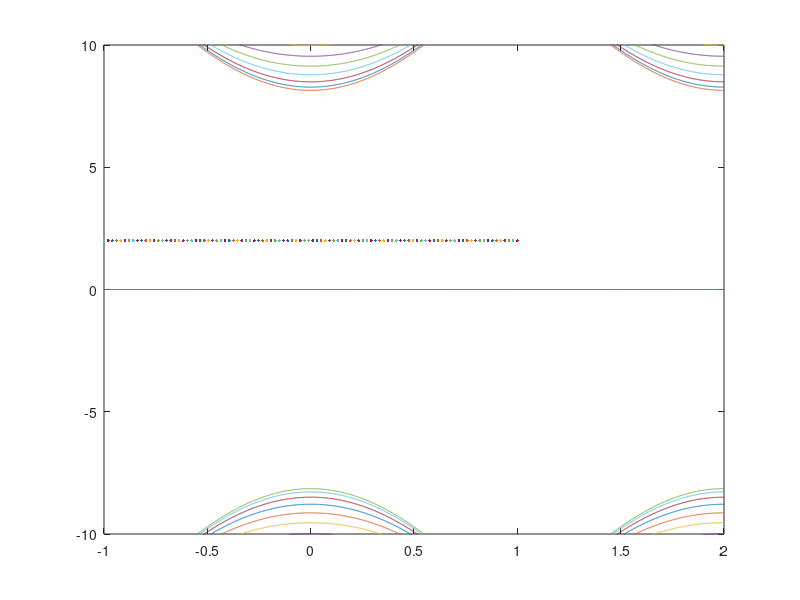

MATLAB code to generate this figure:
lattice_constant=2.46;
Hamiltonian=0;
Band_structure=0;
gamma0=-2.7;
%gamma_edge is a parameter whose value is 0~1
gamma_para_zz=[1];
gamma_perp_zz=[5];
number_of_basis=64;
number_of_kpoints=5000;
number_of_gamma=1;
k=linspace(-1,2,number_of_kpoints);


intractn_on_zz=2*cos(k*pi/2);
intractn_bt_zz=ones(number_of_kpoints);

for index_of_gamma=1:number_of_gamma;

for index_of_k=1:number_of_kpoints;
%the neareast hopping of the edge
  Hamiltonian(1,2)                                                   =gamma_para_zz(index_of_gamma)*intractn_on_zz(index_of_k);
  Hamiltonian(number_of_basis,number_of_basis-1)=gamma_para_zz(index_of_gamma)*conj(intractn_on_zz(index_of_k));
  for index_of_basis=2:number_of_basis-1;
  %the nearest hopping inside the ribbon 
     if (rem(index_of_basis,2)==0);
           Hamiltonian(index_of_basis,index_of_basis-1)=gamma_para_zz(index_of_gamma)*conj(intractn_on_zz(index_of_k));
           Hamiltonian(index_of_basis,index_of_basis+1)=gamma_perp_zz(index_of_gamma)*intractn_bt_zz(index_of_k);
     elseif (rem(index_of_basis,2)==1);
           Hamiltonian(index_of_basis,index_of_basis-1)=gamma_perp_zz(index_of_gamma)*intractn_bt_zz(index_of_k);
           Hamiltonian(index_of_basis,index_of_basis+1)=gamma_para_zz(index_of_gamma)*intractn_on_zz(index_of_k);
     end;
  end;
  y=eig(Hamiltonian)*gamma0;
  for index_of_subband=1:number_of_basis;
     Band_structure(index_of_subband,index_of_k)=y(index_of_subband);
  end;
end;


  for index_of_subband=number_of_basis/2-number_of_basis/4:number_of_basis/2+number_of_basis/4;
    axis([-1,2,-10,10])
    subplot(number_of_gamma,1,index_of_gamma),plot(k,Band_structure(index_of_subband,:));
    hold on;
  end;
x=linspace(-1,1);
subplot(number_of_gamma,1,index_of_gamma),plot(x,2);
end;



